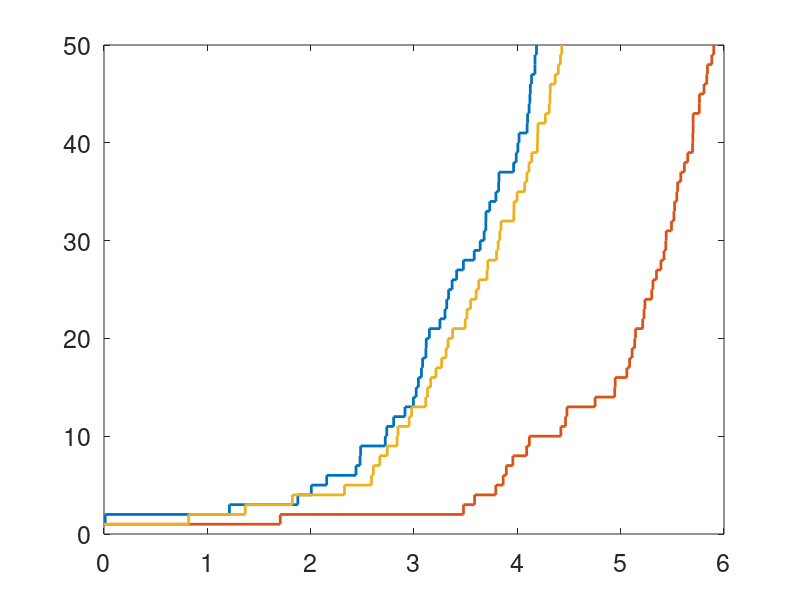

This chart was generated by the following MATLAB code: (Note: this script raises an error after producing the figure.)
clear all
set(0, 'DefaultAxesFontSize',18);
b=1;
x=linspace(0,50,51); %Defines vector [0,1,2,...,50]
y=exp(x);
n=linspace(1,50,50); %Defines population vector [1,2,...,50].
for j=1:3; %Three sample paths.
    t(1)=0;
    for i=1:49;
        t(i+1)=t(i)-log(rand)/(b*n(i));
    end
    s= stairs(t,n); %Draws stairstep graph of n.
    set(s,'LineWidth',2);
    hold on
end
plot(x,yu,'k--','LineWidth',2); %Plots the exponential solution.
axis([0,5,0,50]);
xlabel('Time'); ylabel('Population Size');
hold off
